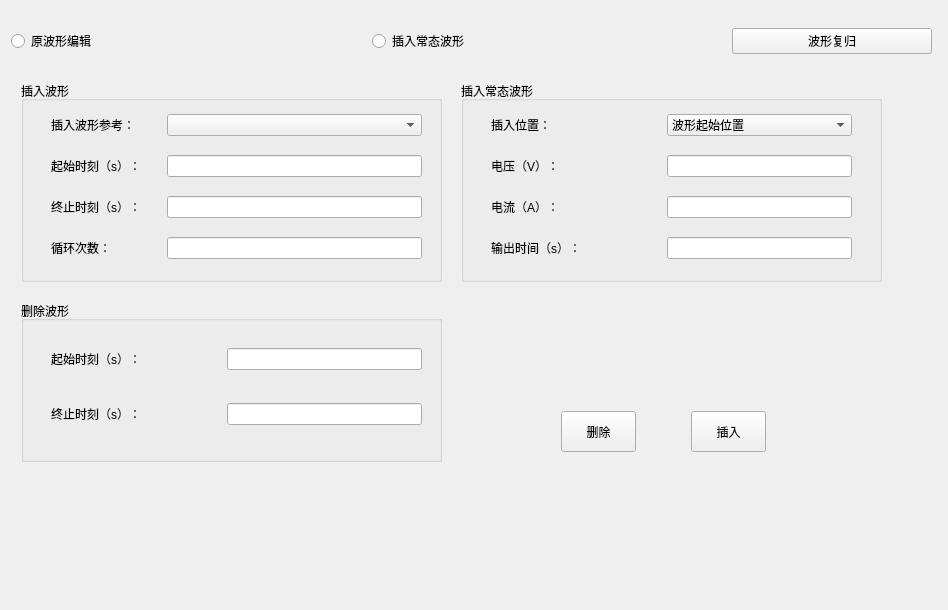
<?xml version="1.0" encoding="UTF-8"?>
<ui version="4.0">
 <class>SttReplayWaveformEditWidget</class>
 <widget class="QWidget" name="SttReplayWaveformEditWidget">
  <property name="geometry">
   <rect>
    <x>0</x>
    <y>0</y>
    <width>948</width>
    <height>610</height>
   </rect>
  </property>
  <property name="maximumSize">
   <size>
    <width>16777215</width>
    <height>16777215</height>
   </size>
  </property>
  <property name="windowTitle">
   <string>Form</string>
  </property>
  <layout class="QVBoxLayout" name="verticalLayout_8">
   <item>
    <layout class="QVBoxLayout" name="verticalLayout_7">
     <item>
      <widget class="QWidget" name="widget" native="true">
       <widget class="QWidget" name="horizontalLayoutWidget">
        <property name="geometry">
         <rect>
          <x>0</x>
          <y>0</y>
          <width>921</width>
          <height>61</height>
         </rect>
        </property>
        <layout class="QHBoxLayout" name="horizontalLayout">
         <item>
          <widget class="QRadioButton" name="m_rb_WaveEdit">
           <property name="text">
            <string>原波形编辑</string>
           </property>
          </widget>
         </item>
         <item>
          <widget class="QRadioButton" name="m_rb_InsertWave">
           <property name="text">
            <string>插入常态波形</string>
           </property>
          </widget>
         </item>
         <item>
          <widget class="QPushButton" name="m_pb_Replay">
           <property name="maximumSize">
            <size>
             <width>200</width>
             <height>16777215</height>
            </size>
           </property>
           <property name="text">
            <string>波形复归</string>
           </property>
          </widget>
         </item>
        </layout>
       </widget>
       <widget class="QWidget" name="gridLayoutWidget">
        <property name="geometry">
         <rect>
          <x>0</x>
          <y>60</y>
          <width>921</width>
          <height>521</height>
         </rect>
        </property>
        <layout class="QGridLayout" name="gridLayout_2">
         <item row="0" column="0">
          <widget class="QWidget" name="widget_2" native="true">
           <widget class="QGroupBox" name="m_Insert_GroupBox">
            <property name="geometry">
             <rect>
              <x>10</x>
              <y>10</y>
              <width>421</width>
              <height>201</height>
             </rect>
            </property>
            <property name="title">
             <string>插入波形</string>
            </property>
            <widget class="QWidget" name="gridLayoutWidget_2">
             <property name="geometry">
              <rect>
               <x>30</x>
               <y>20</y>
               <width>371</width>
               <height>171</height>
              </rect>
             </property>
             <layout class="QGridLayout" name="m_Insert_Layout">
              <item row="3" column="2">
               <widget class="QFloatLineEdit" name="m_edt_InsertCycNum"/>
              </item>
              <item row="1" column="1">
               <spacer name="horizontalSpacer">
                <property name="orientation">
                 <enum>Qt::Horizontal</enum>
                </property>
                <property name="sizeType">
                 <enum>QSizePolicy::Fixed</enum>
                </property>
                <property name="sizeHint" stdset="0">
                 <size>
                  <width>20</width>
                  <height>20</height>
                 </size>
                </property>
               </spacer>
              </item>
              <item row="3" column="0">
               <widget class="QLabel" name="label_3">
                <property name="text">
                 <string>循环次数：</string>
                </property>
               </widget>
              </item>
              <item row="2" column="0">
               <widget class="QLabel" name="label_2">
                <property name="contextMenuPolicy">
                 <enum>Qt::NoContextMenu</enum>
                </property>
                <property name="text">
                 <string>终止时刻（s）：</string>
                </property>
               </widget>
              </item>
              <item row="1" column="2">
               <widget class="QFloatLineEdit" name="m_edt_InsertBegin"/>
              </item>
              <item row="1" column="0">
               <widget class="QLabel" name="m_lb_InsertBegin">
                <property name="minimumSize">
                 <size>
                  <width>80</width>
                  <height>0</height>
                 </size>
                </property>
                <property name="text">
                 <string>起始时刻（s）：</string>
                </property>
               </widget>
              </item>
              <item row="2" column="2">
               <widget class="QFloatLineEdit" name="m_edt_InsertEnd"/>
              </item>
              <item row="0" column="2">
               <widget class="QComboBox" name="m_Cbox_InsertType"/>
              </item>
              <item row="0" column="0">
               <widget class="QLabel" name="label">
                <property name="text">
                 <string>插入波形参考：</string>
                </property>
               </widget>
              </item>
             </layout>
            </widget>
           </widget>
           <widget class="QGroupBox" name="m_InsertNomal_GroupBox">
            <property name="geometry">
             <rect>
              <x>450</x>
              <y>10</y>
              <width>421</width>
              <height>201</height>
             </rect>
            </property>
            <property name="title">
             <string>插入常态波形</string>
            </property>
            <widget class="QWidget" name="gridLayoutWidget_4">
             <property name="geometry">
              <rect>
               <x>30</x>
               <y>20</y>
               <width>361</width>
               <height>171</height>
              </rect>
             </property>
             <layout class="QGridLayout" name="m_Insert_Layout_3">
              <item row="3" column="2">
               <widget class="QFloatLineEdit" name="m_edt_InsertNormaloutTime"/>
              </item>
              <item row="1" column="0">
               <widget class="QLabel" name="label_8">
                <property name="minimumSize">
                 <size>
                  <width>150</width>
                  <height>0</height>
                 </size>
                </property>
                <property name="text">
                 <string>电压（V）：</string>
                </property>
               </widget>
              </item>
              <item row="2" column="2">
               <widget class="QFloatLineEdit" name="m_edt_InsertNormalCur"/>
              </item>
              <item row="1" column="1">
               <spacer name="horizontalSpacer_3">
                <property name="orientation">
                 <enum>Qt::Horizontal</enum>
                </property>
                <property name="sizeType">
                 <enum>QSizePolicy::Fixed</enum>
                </property>
                <property name="sizeHint" stdset="0">
                 <size>
                  <width>20</width>
                  <height>20</height>
                 </size>
                </property>
               </spacer>
              </item>
              <item row="1" column="2">
               <widget class="QFloatLineEdit" name="m_edt_InsertNormalVal"/>
              </item>
              <item row="2" column="0">
               <widget class="QLabel" name="label_5">
                <property name="text">
                 <string>电流（A）：</string>
                </property>
               </widget>
              </item>
              <item row="3" column="0">
               <widget class="QLabel" name="label_7">
                <property name="text">
                 <string>输出时间（s）：</string>
                </property>
               </widget>
              </item>
              <item row="0" column="0">
               <widget class="QLabel" name="label_12">
                <property name="sizePolicy">
                 <sizepolicy hsizetype="Preferred" vsizetype="Fixed">
                  <horstretch>0</horstretch>
                  <verstretch>0</verstretch>
                 </sizepolicy>
                </property>
                <property name="text">
                 <string>插入位置：</string>
                </property>
               </widget>
              </item>
              <item row="0" column="2">
               <widget class="QComboBox" name="comboBox">
                <item>
                 <property name="text">
                  <string>波形起始位置</string>
                 </property>
                </item>
                <item>
                 <property name="text">
                  <string>波形结束位置</string>
                </property>
                </item>
               </widget>
              </item>
             </layout>
            </widget>
           </widget>
           <widget class="QGroupBox" name="m_DeleteWave_GroupBox">
            <property name="geometry">
             <rect>
              <x>10</x>
              <y>230</y>
              <width>421</width>
              <height>161</height>
             </rect>
            </property>
            <property name="title">
             <string>删除波形</string>
            </property>
            <widget class="QWidget" name="gridLayoutWidget_3">
             <property name="geometry">
              <rect>
               <x>30</x>
               <y>20</y>
               <width>371</width>
               <height>131</height>
              </rect>
             </property>
             <layout class="QGridLayout" name="m_Insert_Layout_2">
              <item row="1" column="2">
               <widget class="QFloatLineEdit" name="m_edt_DeleteEnd"/>
              </item>
              <item row="1" column="0">
               <widget class="QLabel" name="label_4">
                <property name="text">
                 <string>终止时刻（s）：</string>
                </property>
               </widget>
              </item>
              <item row="0" column="0">
               <widget class="QLabel" name="label_6">
                <property name="minimumSize">
                 <size>
                  <width>150</width>
                  <height>0</height>
                 </size>
                </property>
                <property name="maximumSize">
                 <size>
                  <width>150</width>
                  <height>16777215</height>
                 </size>
                </property>
                <property name="text">
                 <string>起始时刻（s）：</string>
                </property>
               </widget>
              </item>
              <item row="0" column="2">
               <widget class="QFloatLineEdit" name="m_edt_DeleteBegin"/>
              </item>
              <item row="0" column="1">
               <spacer name="horizontalSpacer_2">
                <property name="orientation">
                 <enum>Qt::Horizontal</enum>
                </property>
                <property name="sizeType">
                 <enum>QSizePolicy::Fixed</enum>
                </property>
                <property name="sizeHint" stdset="0">
                 <size>
                  <width>20</width>
                  <height>20</height>
                 </size>
                </property>
               </spacer>
              </item>
             </layout>
            </widget>
           </widget>
           <widget class="QPushButton" name="m_pb_delete">
            <property name="geometry">
             <rect>
              <x>550</x>
              <y>340</y>
              <width>75</width>
              <height>41</height>
             </rect>
            </property>
            <property name="maximumSize">
             <size>
              <width>16777215</width>
              <height>902</height>
             </size>
            </property>
            <property name="text">
             <string>删除</string>
            </property>
           </widget>
           <widget class="QPushButton" name="m_pb_Insert">
            <property name="geometry">
             <rect>
              <x>680</x>
              <y>340</y>
              <width>75</width>
              <height>41</height>
             </rect>
            </property>
            <property name="text">
             <string>插入</string>
            </property>
           </widget>
          </widget>
         </item>
        </layout>
       </widget>
      </widget>
     </item>
    </layout>
   </item>
  </layout>
 </widget>
 <customwidgets>
  <customwidget>
   <class>QFloatLineEdit</class>
   <extends>QLineEdit</extends>
   <header>../Module/CommonCtrl_QT/QFloatLineEdit.h</header>
  </customwidget>
 </customwidgets>
 <resources/>
 <connections/>
</ui>
